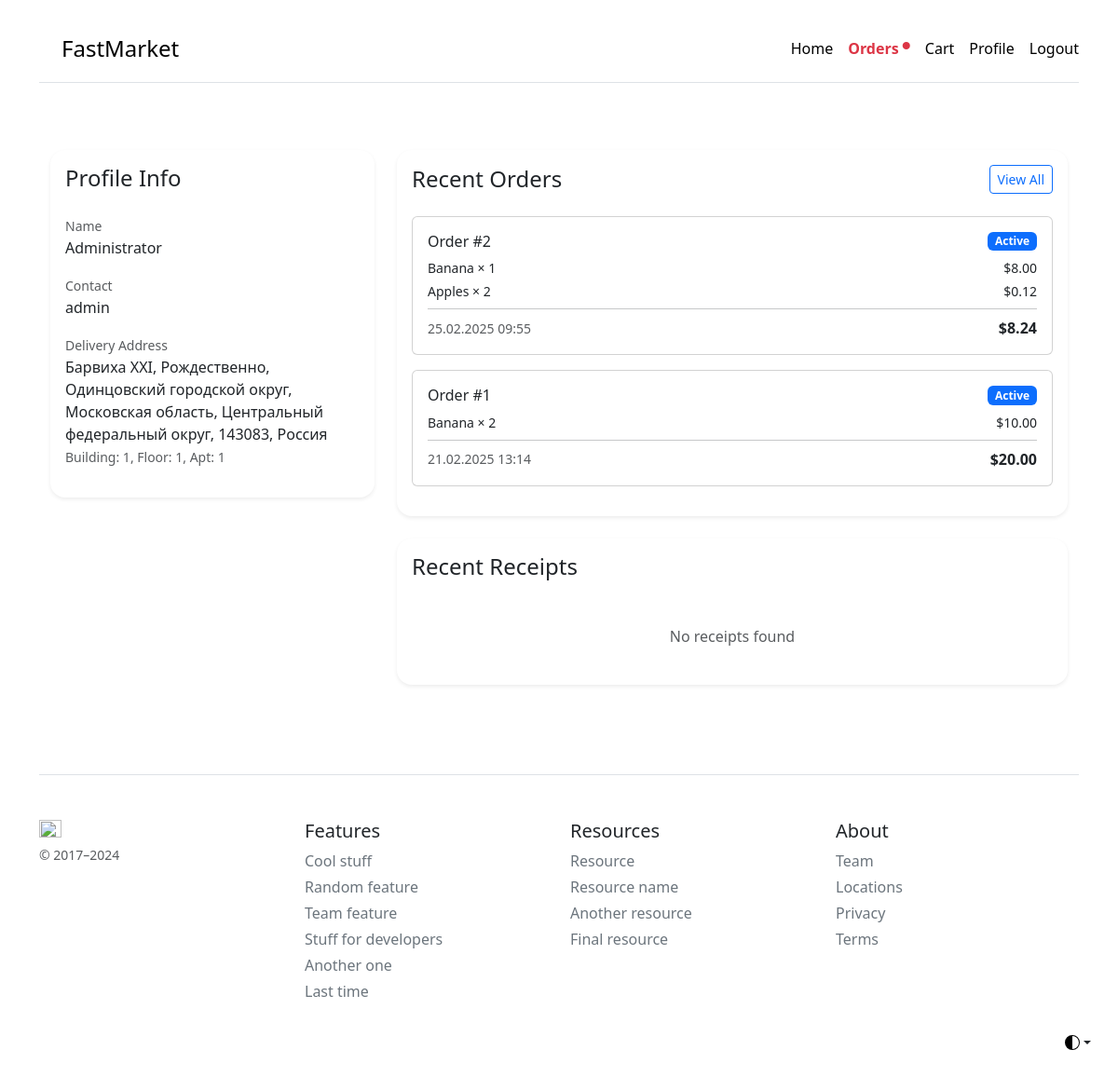
The app's page /profile (signed in), older data.
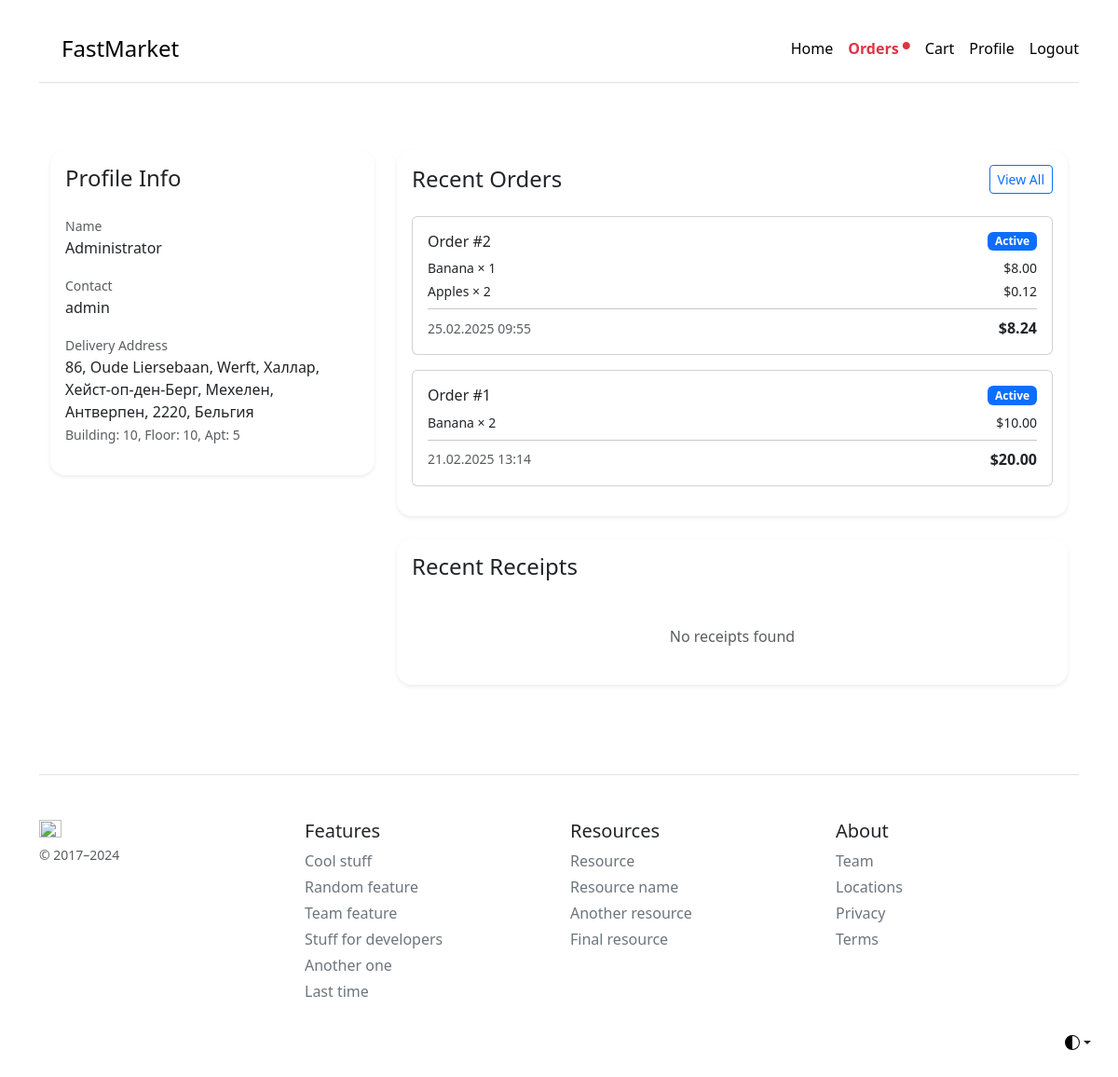
The same page, newer data.
### app/models/user_models.py (models this page shows, shortened)
class User(db.Model):
    __bind_key__ = 'users'  # Использует users.db
    id = db.Column(db.Integer, primary_key=True)
    email = db.Column(db.String(120), unique=True)
    phone = db.Column(db.String(20), unique=True)
    password_hash = db.Column(db.String(128))
    name = db.Column(db.String(100))
    created_at = db.Column(db.DateTime, default=datetime.now)
    last_login = db.Column(db.DateTime)
    is_active = db.Column(db.Boolean, default=False)
    is_admin = db.Column(db.Boolean, default=False)
    auth_token = db.Column(db.String(100), unique=True)
    token_expiry = db.Column(db.DateTime)
    verification_code = db.Column(db.String(10))
    code_expiry = db.Column(db.DateTime)
    address = db.Column(db.JSON, nullable=True)

### app/routes.py (the view)
    @app.route('/profile')
    @login_required
    def profile():
        return ProfileController.show_profile()

### app/auth.py (called while the page is built, shortened)
def login_required(f):
    @wraps(f)
    def decorated_function(*args, **kwargs):
        if 'user_id' not in session:
            return redirect(url_for('login', next=request.url))
        return f(*args, **kwargs)
    return decorated_function

def get_current_user():
    if 'user_id' in session:
        return User.query.get(session['user_id'])

### app/controllers/order_controller.py (called while the page is built)
    @staticmethod
    def has_active_orders():
        if get_current_user():
            active_orders = Order.query.filter_by(
                user_id=get_current_user().id,
                status='active'
            ).count()
            return active_orders > 0
        return False

### app/controllers/profile_controller.py (called while the page is built)
    @staticmethod
    @login_required
    def show_profile():
        user = get_current_user()
        recent_orders = Order.query.filter_by(
            user_id=user.id
        ).filter(
            Order.created_at >= datetime.utcnow() - timedelta(days=30)
        ).order_by(
            Order.created_at.desc()
        ).limit(5).all()
        receipts = Receipt.query.filter_by(
            user_id=user.id
        ).order_by(
            Receipt.purchase_date.desc()
        ).limit(5).all()
        return render_template(
            'auth/profile.html',
            user=user,
            recent_orders=recent_orders,
            receipts=receipts
        )

### templates/auth/profile.html (shortened to what this page needs)
{% extends "base.html" %}
{% block body %}
<div class="container py-5">
    <div class="row">
        <div class="col-md-4">
            <div class="card border-0 rounded-4 shadow-sm">
                <div class="card-body">
                    <h4 class="card-title mb-4">Profile Info</h4>
                    <div class="mb-3">
                        <label class="text-muted small">Name</label>
                        <p class="mb-0">{{ user.name }}</p>
                    </div>
                    <div class="mb-3">
                        <label class="text-muted small">Contact</label>
                        <p class="mb-0">{{ user.email or user.phone }}</p>
                    </div>
                    {% if user.address %}
                    <div class="mb-3">
                        <label class="text-muted small">Delivery Address</label>
                        <p class="mb-0">{{ user.address.address }}</p>
                        <small class="text-muted">
                            Building: {{ user.address.building }},
                            Floor: {{ user.address.floor }},
                            Apt: {{ user.address.apartment }}
                        </small>
                    </div>
                    {% endif %}
                </div>
            </div>
        </div>
        <div class="col-md-8">
            <div class="card border-0 rounded-4 shadow-sm mb-4">
                <div class="card-body">
                    <div class="d-flex justify-content-between align-items-center mb-4">
                        <h4 class="card-title mb-0">Recent Orders</h4>
                        <a href="{{ url_for('orders') }}" class="btn btn-outline-primary btn-sm">View All</a>
                    </div>
                    {% if recent_orders %}
                        {% for order in recent_orders %}
                        <div class="card mb-3">
                            <div class="card-body">
                                <div class="d-flex justify-content-between align-items-center mb-2">
                                    <h6 class="mb-0">Order #{{ order.id }}</h6>
                                    <span class="badge {% if order.status == 'active' %}bg-primary{% else %}bg-success{% endif %}">
                                        {{ order.status|title }}
                                    </span>
                                </div>
                                {% for item_id, details in order.items.items() %}
                                <div class="d-flex justify-content-between align-items-center small mb-1">
                                    <span>{{ details.title }} × {{ details.quantity }}</span>
                                    <span>${{ "%.2f"|format(details.price) }}</span>
                                </div>
                                {% endfor %}
                                <hr class="my-2">
                                <div class="d-flex justify-content-between align-items-center">
                                    <small class="text-muted">
                                        {{ order.created_at.strftime('%d.%m.%Y %H:%M') }}
                                    </small>
                                    <strong>${{ "%.2f"|format(order.total_amount) }}</strong>
                                </div>
                            </div>
                        </div>
                        {% endfor %}
                    {% else %}
                        <div class="text-center py-4">
                            <p class="text-muted mb-0">No recent orders</p>
                        </div>
                    {% endif %}
                </div>
            </div>
            <div class="card border-0 rounded-4 shadow-sm">
                <div class="card-body">
                    <h4 class="card-title mb-4">Recent Receipts</h4>
                    {% if receipts %}
                        {% for receipt in receipts %}
                        <div class="card mb-3">
                            <div class="card-body">
                                <div class="d-flex justify-content-between align-items-center mb-2">
                                    <h6 class="mb-0">Receipt #{{ receipt.order_id }}</h6>
                                    <span>${{ "%.2f"|format(receipt.total_amount) }}</span>
                                </div>
                                {% for item_id, details in receipt.items.items() %}
                                <div class="d-flex justify-content-between align-items-center small">
                                    <span>{{ details.title }} × {{ details.quantity }}</span>
                                    <span>${{ "%.2f"|format(details.price) }}</span>
                                </div>
                                {% endfor %}
                                <div class="mt-2">
                                    <small class="text-muted">
                                        {{ receipt.purchase_date.strftime('%d.%m.%Y %H:%M') }}
                                    </small>
                                </div>
                            </div>
                        </div>
                        {% endfor %}
                    {% else %}
                        <div class="text-center py-4">
                            <p class="text-muted mb-0">No receipts found</p>
                        </div>
                    {% endif %}
                </div>
            </div>
        </div>
    </div>
</div>
{% endblock %}

### templates/base.html (shortened to what this page needs)
<!doctype html>
<html lang="ru" data-bs-theme="auto">
<head>
    <link href="https://cdn.jsdelivr.net/npm/bootstrap@5.3.3/dist/css/bootstrap.min.css" rel="stylesheet">
    <link rel="stylesheet" href="https://unpkg.com/leaflet@1.9.4/dist/leaflet.css" />
    <link rel="stylesheet" href="https://unpkg.com/leaflet-control-geocoder/dist/Control.Geocoder.css" />
    <link rel="stylesheet" href="https://cdn.jsdelivr.net/npm/bootstrap-icons@1.11.1/font/bootstrap-icons.css">
</head>
<body {% if request.path == '/cart' %}data-page="cart"{% endif %}>
    <div class="dropdown position-fixed bottom-0 end-0 mb-3 me-3 bd-mode-toggle">
      <button class="btn btn-bd-primary py-2 dropdown-toggle d-flex align-items-center" id="bd-theme" type="button" aria-expanded="false" data-bs-toggle="dropdown" aria-label="Toggle theme (auto)">
        <svg class="bi my-1 theme-icon-active" width="1em" height="1em"><use href="#circle-half"></use></svg>
      </button>
    </div>
<div class="main-content">
    <div class="container py-3">
        <header class="d-flex flex-wrap justify-content-center py-3 mb-4 border-bottom">
            <a href="/" class="d-flex align-items-center mb-3 mb-md-0 me-md-auto link-body-emphasis text-decoration-none ms-4">
                <span class="fs-4">FastMarket</span>
            </a>
            <nav class="d-inline-flex mt-2 mt-md-0 ms-md-auto align-items-center">
                <a class="me-3 py-2 link-body-emphasis text-decoration-none" href="/">Home</a>
                {% if get_current_user() %}
                    <a class="me-3 py-2 {% if has_active_orders %}text-danger fw-bold{% else %}link-body-emphasis{% endif %} text-decoration-none"
                       href="{{ url_for('orders') }}">
                        Orders
                        {% if has_active_orders %}
                            <i class="bi bi-circle-fill text-danger" style="font-size: 0.5em; vertical-align: super;"></i>
                        {% endif %}
                    </a>
                    <a class="me-3 py-2 link-body-emphasis text-decoration-none" href="{{ url_for('cart') }}">
                        Cart
                    </a>
                    <a class="me-3 py-2 link-body-emphasis text-decoration-none" href="{{ url_for('profile') }}">Profile</a>
                    <a class="py-2 link-body-emphasis text-decoration-none" href="{{ url_for('logout') }}">Logout</a>
                {% else %}
                    <a class="py-2 link-body-emphasis text-decoration-none" href="{{ url_for('login') }}">Login</a>
                {% endif %}
            </nav>
        </header>
        {% block body %}{% endblock %}
        <footer class="pt-4 my-md-5 pt-md-5 border-top">
            <div class="row">
                <div class="col-12 col-md">
                    <img class="mb-2" src="/docs/5.3/assets/brand/bootstrap-logo.svg" alt="" width="24" height="19">
                    <small class="d-block mb-3 text-body-secondary">© 2017–2024</small>
                </div>
                <div class="col-6 col-md">
                    <h5>Features</h5>
                    <ul class="list-unstyled text-small">
                        <li class="mb-1"><a class="link-secondary text-decoration-none" href="#">Cool stuff</a></li>
                        <li class="mb-1"><a class="link-secondary text-decoration-none" href="#">Random feature</a></li>
                        <li class="mb-1"><a class="link-secondary text-decoration-none" href="#">Team feature</a></li>
                        <li class="mb-1"><a class="link-secondary text-decoration-none" href="#">Stuff for developers</a></li>
                        <li class="mb-1"><a class="link-secondary text-decoration-none" href="#">Another one</a></li>
                        <li class="mb-1"><a class="link-secondary text-decoration-none" href="#">Last time</a></li>
                    </ul>
                </div>
                <div class="col-6 col-md">
                    <h5>Resources</h5>
                    <ul class="list-unstyled text-small">
                        <li class="mb-1"><a class="link-secondary text-decoration-none" href="#">Resource</a></li>
                        <li class="mb-1"><a class="link-secondary text-decoration-none" href="#">Resource name</a></li>
                        <li class="mb-1"><a class="link-secondary text-decoration-none" href="#">Another resource</a></li>
                        <li class="mb-1"><a class="link-secondary text-decoration-none" href="#">Final resource</a></li>
                    </ul>
                </div>
                <div class="col-6 col-md">
                    <h5>About</h5>
                    <ul class="list-unstyled text-small">
                        <li class="mb-1"><a class="link-secondary text-decoration-none" href="#">Team</a></li>
                        <li class="mb-1"><a class="link-secondary text-decoration-none" href="#">Locations</a></li>
                        <li class="mb-1"><a class="link-secondary text-decoration-none" href="#">Privacy</a></li>
                        <li class="mb-1"><a class="link-secondary text-decoration-none" href="#">Terms</a></li>
                    </ul>
                </div>
            </div>
        </footer>
    </div>
</div>
</body>
</html>

### templates/base.html (style rules this page uses)
.main-content { margin-right: 0; transition: margin-right 0.3s ease; }

Row changes from the older to the newer data that the page shows:
changed User "Administrator": address.address "Барвиха XXI, Рождественно, Одинцовский городской округ, Московская область, Центральный федеральный округ, 143083, Россия" → "86, Oude Liersebaan, Werft, Халлар, Хейст-оп-ден-Берг, Мехелен, Антверпен, 2220, Бельгия"; address.building "1" → "10"; address.floor "1" → "10"; address.apartment "1" → "5"
